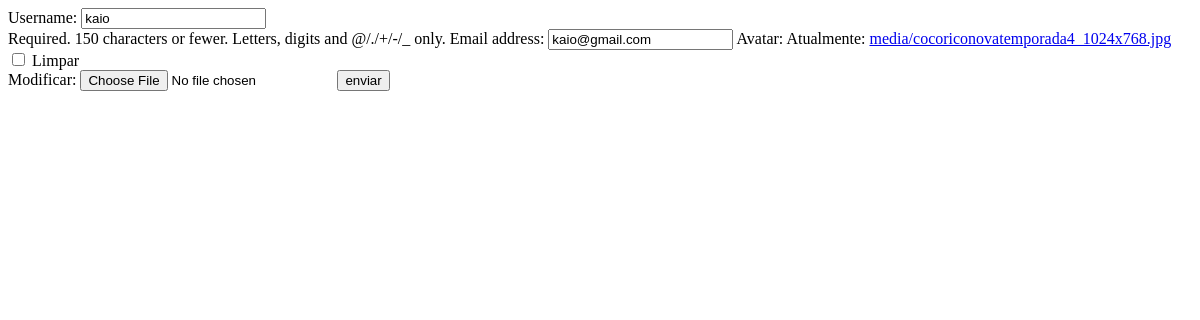
Before: /editar_perfil/2 with the older database file.
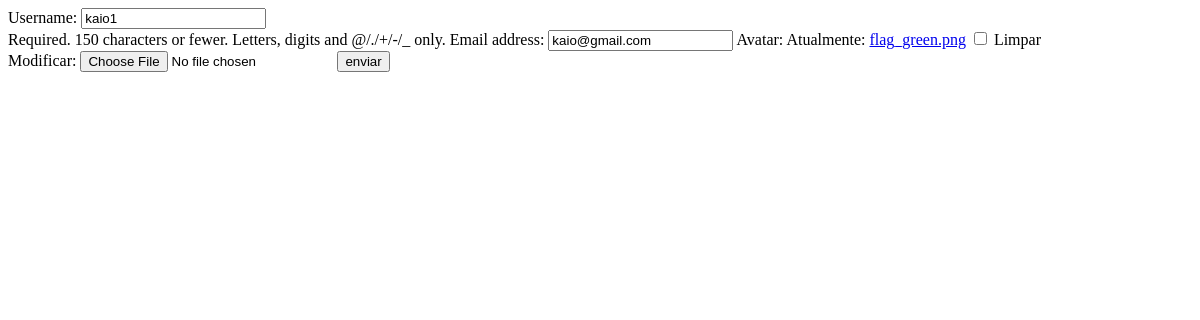
After: the same page with the newer database file.
### core/models.py (models this page shows)
class Users(AbstractUser):
    avatar = models.ImageField(upload_to='', null=True, blank=True, default='nulo')

### core/views.py (the view)
# urls.py: path('editar_perfil/<int:id>' ,views.editar_perfil, name='editar_perfil'),
def editar_perfil(request,id):
    user= Users.objects.get(id=id)
    form = formUser(instance=user)
    if request.method == 'POST':
        form = formUser(request.POST, instance=user)
        if form.is_valid():
            form.save()
            return redirect('areas')
    return render(request, 'editar_perfil.html', {'formuser': form})

### core/forms.py
class formUser(forms.ModelForm):
    class Meta:
        model = Users
        fields = ['username','email','avatar',]

### templates/editar_perfil.html
<form action="" method="post" enctype='multipart/form-data'>{% csrf_token %}
{{formuser}}
<input type="submit" value="enviar">
</form>

Changed rows visible on the page:
changed Users "kaio@gmail.com": username "kaio" → "kaio1"
Other visible differences:
text no longer shown: "Username: Required. 150 characters or fewer. Letters, digits and @/./+/-/_ only. Email address: Avatar: Atualmente: media/cocoriconovatemporada4_1024x768.jpg Limpar Modificar:"
text now shown: "Username: Required. 150 characters or fewer. Letters, digits and @/./+/-/_ only. Email address: Avatar: Atualmente: flag_green.png Limpar Modificar:"
